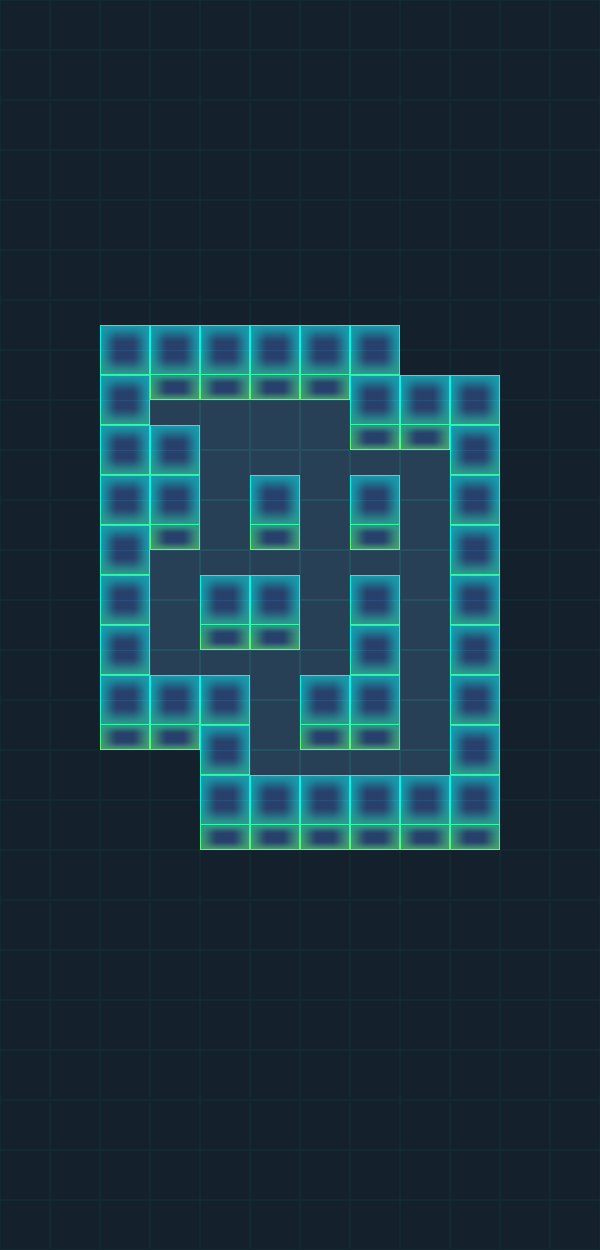

Tiled map render using the project's own tile images. Description and the whole map definition, tile-layer contents included, below:
An orthogonal 12x25 tile map with 50x50 px tiles, 4 tile layers (BG, WallBottom, Play, WallUp) and 7 objects (Hero, M1, M2, End).

<map version="1.0" tiledversion="1.0.3" orientation="orthogonal" renderorder="right-down" width="12" height="25" tilewidth="50" tileheight="50" nextobjectid="24">
 <tileset firstgid="1" source="tiles.tsx" />
 <layer name="BG" width="12" height="25">
  <data encoding="csv">
6,6,6,6,6,6,6,6,6,6,6,6,
6,6,6,6,6,6,6,6,6,6,6,6,
6,6,6,6,6,6,6,6,6,6,6,6,
6,6,6,6,6,6,6,6,6,6,6,6,
6,6,6,6,6,6,6,6,6,6,6,6,
6,6,6,6,6,6,6,6,6,6,6,6,
6,6,6,6,6,6,6,6,6,6,6,6,
6,6,6,6,6,6,6,6,6,6,6,6,
6,6,6,5,5,5,5,6,6,6,6,6,
6,6,6,6,5,5,5,5,5,6,6,6,
6,6,6,6,5,6,5,6,5,6,6,6,
6,6,6,5,5,5,5,5,5,6,6,6,
6,6,6,5,6,6,5,6,5,6,6,6,
6,6,6,5,5,5,5,6,5,6,6,6,
6,6,6,6,6,5,6,6,5,6,6,6,
6,6,6,6,6,5,5,5,5,6,6,6,
6,6,6,6,6,6,6,6,6,6,6,6,
6,6,6,6,6,6,6,6,6,6,6,6,
6,6,6,6,6,6,6,6,6,6,6,6,
6,6,6,6,6,6,6,6,6,6,6,6,
6,6,6,6,6,6,6,6,6,6,6,6,
6,6,6,6,6,6,6,6,6,6,6,6,
6,6,6,6,6,6,6,6,6,6,6,6,
6,6,6,6,6,6,6,6,6,6,6,6,
6,6,6,6,6,6,6,6,6,6,6,6
</data>
 </layer>
 <layer name="WallBottom" width="12" height="25">
  <data encoding="csv">
0,0,0,0,0,0,0,0,0,0,0,0,
0,0,0,0,0,0,0,0,0,0,0,0,
0,0,0,0,0,0,0,0,0,0,0,0,
0,0,0,0,0,0,0,0,0,0,0,0,
0,0,0,0,0,0,0,0,0,0,0,0,
0,0,0,0,0,0,0,0,0,0,0,0,
0,0,3,3,3,3,3,3,0,0,0,0,
0,0,4,2,2,2,2,4,3,3,0,0,
0,0,4,0,0,0,0,2,2,4,0,0,
0,0,4,4,0,0,0,0,0,4,0,0,
0,0,4,2,0,2,0,2,0,4,0,0,
0,0,4,0,0,0,0,0,0,4,0,0,
0,0,4,0,2,2,0,4,0,4,0,0,
0,0,4,0,0,0,0,4,0,4,0,0,
0,0,2,2,4,0,2,2,0,4,0,0,
0,0,0,0,4,0,0,0,0,4,0,0,
0,0,0,0,2,2,2,2,2,2,0,0,
0,0,0,0,0,0,0,0,0,0,0,0,
0,0,0,0,0,0,0,0,0,0,0,0,
0,0,0,0,0,0,0,0,0,0,0,0,
0,0,0,0,0,0,0,0,0,0,0,0,
0,0,0,0,0,0,0,0,0,0,0,0,
0,0,0,0,0,0,0,0,0,0,0,0,
0,0,0,0,0,0,0,0,0,0,0,0,
0,0,0,0,0,0,0,0,0,0,0,0
</data>
 </layer>
 <objectgroup name="Star">
  <object id="5" x="410.667" y="455" width="31.6667" height="34" />
  <object id="16" x="261.333" y="708.666" width="29.3333" height="25.3333" />
  <object id="17" x="260.334" y="555" width="26.6667" height="28" />
 </objectgroup>
 <objectgroup name="Coin" />
 <objectgroup name="Actor">
  <object id="1" name="Hero" x="164" y="421" width="8.333" height="10">
   <ellipse />
  </object>
  <object id="2" name="M1" x="369.667" y="78.3333" width="10" height="10">
   <ellipse />
  </object>
  <object id="3" name="M2" x="467" y="83" width="10" height="10">
   <ellipse />
  </object>
  <object id="15" name="End" x="219" y="524.333" width="10" height="10">
   <ellipse />
  </object>
 </objectgroup>
 <layer name="Play" width="12" height="25">
  <data encoding="csv">
0,0,0,0,0,0,0,0,0,0,0,0,
0,0,0,0,0,0,0,0,0,0,0,0,
0,0,0,0,0,0,0,0,0,0,0,0,
0,0,0,0,0,0,0,0,0,0,0,0,
0,0,0,0,0,0,0,0,0,0,0,0,
0,0,0,0,0,0,0,0,0,0,0,0,
0,0,0,0,0,0,0,0,0,0,0,0,
0,0,0,0,0,0,0,0,0,0,0,0,
0,0,0,0,0,0,0,0,0,0,0,0,
0,0,0,0,0,0,0,0,0,0,0,0,
0,0,0,0,0,0,0,0,0,0,0,0,
0,0,0,0,0,0,0,0,0,0,0,0,
0,0,0,0,0,0,0,0,0,0,0,0,
0,0,0,0,0,0,0,0,0,0,0,0,
0,0,0,0,0,0,0,0,0,0,0,0,
0,0,0,0,0,0,0,0,0,0,0,0,
0,0,0,0,0,0,0,0,0,0,0,0,
0,0,0,0,0,0,0,0,0,0,0,0,
0,0,0,0,0,0,0,0,0,0,0,0,
0,0,0,0,0,0,0,0,0,0,0,0,
0,0,0,0,0,0,0,0,0,0,0,0,
0,0,0,0,0,0,0,0,0,0,0,0,
0,0,0,0,0,0,0,0,0,0,0,0,
0,0,0,0,0,0,0,0,0,0,0,0,
0,0,0,0,0,0,0,0,0,0,0,0
</data>
 </layer>
 <layer name="WallUp" width="12" height="25">
  <data encoding="csv">
0,0,0,0,0,0,0,0,0,0,0,0,
0,0,0,0,0,0,0,0,0,0,0,0,
0,0,0,0,0,0,0,0,0,0,0,0,
0,0,0,0,0,0,0,0,0,0,0,0,
0,0,0,0,0,0,0,0,0,0,0,0,
0,0,0,0,0,0,0,0,0,0,0,0,
0,0,0,0,0,0,0,0,0,0,0,0,
0,0,0,0,0,0,0,0,0,0,0,0,
0,0,0,1,0,0,0,0,0,0,0,0,
0,0,0,0,0,1,0,1,0,0,0,0,
0,0,0,0,0,0,0,0,0,0,0,0,
0,0,0,0,1,1,0,1,0,0,0,0,
0,0,0,0,0,0,0,0,0,0,0,0,
0,0,0,1,1,0,1,0,0,0,0,0,
0,0,0,0,0,0,0,0,0,0,0,0,
0,0,0,0,0,1,1,1,1,0,0,0,
0,0,0,0,0,0,0,0,0,0,0,0,
0,0,0,0,0,0,0,0,0,0,0,0,
0,0,0,0,0,0,0,0,0,0,0,0,
0,0,0,0,0,0,0,0,0,0,0,0,
0,0,0,0,0,0,0,0,0,0,0,0,
0,0,0,0,0,0,0,0,0,0,0,0,
0,0,0,0,0,0,0,0,0,0,0,0,
0,0,0,0,0,0,0,0,0,0,0,0,
0,0,0,0,0,0,0,0,0,0,0,0
</data>
 </layer>
</map>
